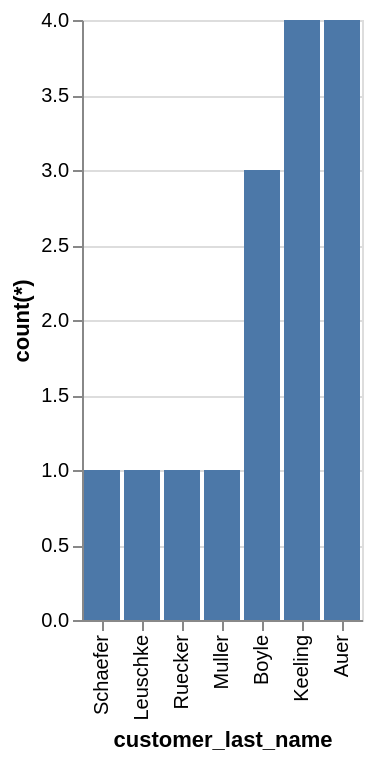

Write a Vega-Lite specification for this figure.
### Vega-Lite specification from a JSON file in a GitHub repository (floating-point values rounded to 4 significant figures)
{"data": {"values": [{"x_data": "Schaefer", "y_data": 1}, {"x_data": "Leuschke", "y_data": 1}, {"x_data": "Keeling", "y_data": 4}, {"x_data": "Ruecker", "y_data": 1}, {"x_data": "Muller", "y_data": 1}, {"x_data": "Auer", "y_data": 4}, {"x_data": "Boyle", "y_data": 3}]}, "mark": "bar", "encoding": {"x": {"field": "x_data", "type": "nominal", "title": "customer_last_name", "sort": {"op": "sum", "field": "y_data", "order": "ascending"}}, "y": {"field": "y_data", "type": "quantitative", "title": "count(*)"}}}
